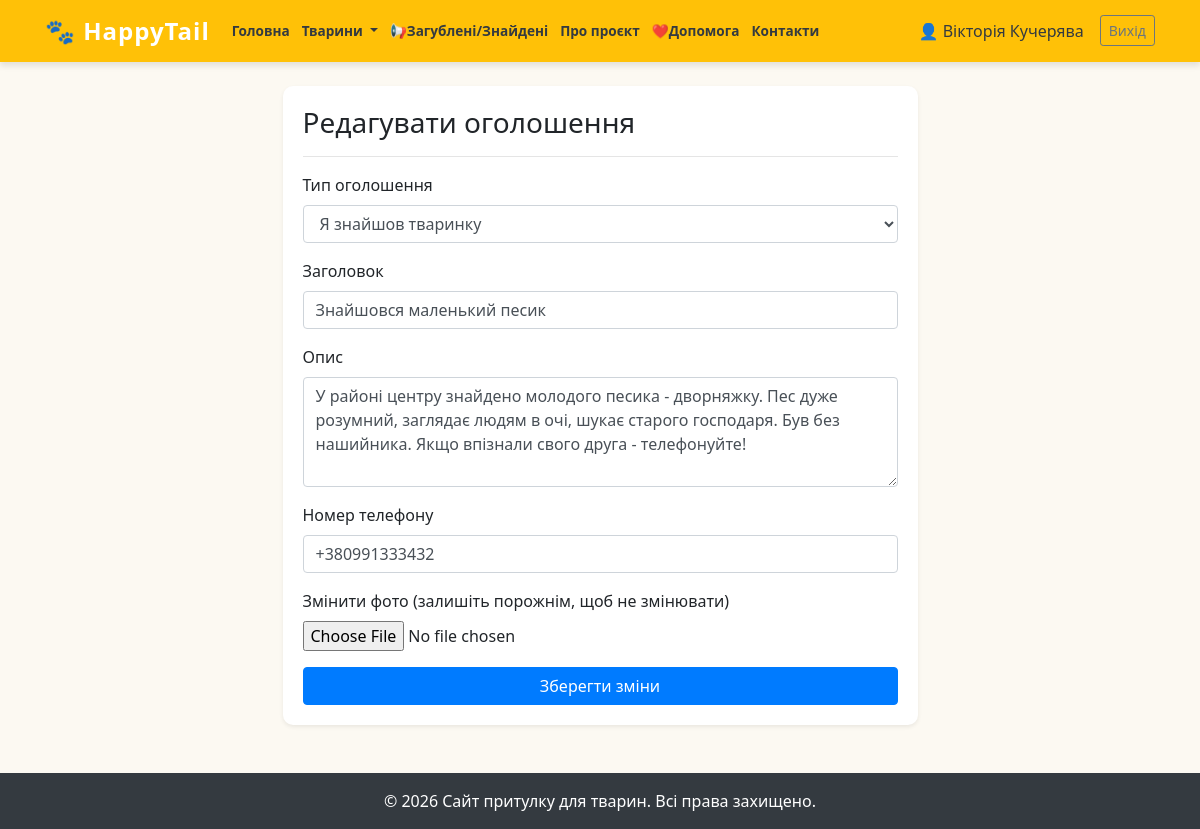
Page /edit-announcement.php?id=3 (signed in) on the committed database.
### tables this page shows
CREATE TABLE `menu` (
  `id` int(11) NOT NULL,
  `title` varchar(100) NOT NULL,
  `url` varchar(255) NOT NULL,
  `parent_id` int(11) DEFAULT 0
);

CREATE TABLE `announcements` (
  `id` int(11) NOT NULL,
  `type` varchar(255) NOT NULL,
  `title` varchar(200) NOT NULL,
  `description` text DEFAULT NULL,
  `image` text DEFAULT NULL,
  `phone` varchar(20) DEFAULT NULL,
  `user_id` int(11) DEFAULT NULL,
  `created_at` datetime DEFAULT current_timestamp()
);

### include/functions.php (called while the page is built, shortened)
<?php
function get_menu() {
    global $conn;
    $sql = "SELECT * FROM menu ORDER BY id ASC";
    $result = mysqli_query($conn, $sql);
    return mysqli_fetch_all($result, MYSQLI_ASSOC);
}
function is_admin() {
    return isset($_SESSION['login']) && $_SESSION['login'] === 'admin';
}

### edit-announcement.php (the view, shortened to what this page needs)
<?php
require_once 'include/config.php';
require_once 'include/functions.php';
$id = (int)$_GET['id'];
$result = mysqli_query($conn, "SELECT * FROM announcements WHERE id = $id");
$item = mysqli_fetch_assoc($result);
require_once 'include/header.php';
?>
<div class="row justify-content-center">
    <div class="col-md-7">
        <div class="card shadow-sm">
            <div class="card-body">
                <h3>Редагувати оголошення</h3>
                <hr>
                <form action="edit-announcement.php?id=<?= $id ?>" method="post" enctype="multipart/form-data">
                    <div class="form-group">
                        <label>Тип оголошення</label>
                        <select name="type" class="form-control" required>
                            <option value="Я знайшов тваринку" <?= (mb_stripos($item['type'], 'знайшов') !== false || mb_stripos($item['type'], 'Знайд') !== false) ? 'selected' : '' ?>>Я знайшов тваринку</option>
                        </select>
                    </div>
                    <div class="form-group">
                        <label>Заголовок</label>
                        <input type="text" name="title" class="form-control" value="<?= htmlspecialchars($item['title']) ?>" required>
                    </div>
                    <div class="form-group">
                        <label>Опис</label>
                        <textarea name="description" class="form-control" rows="4"><?= htmlspecialchars($item['description']) ?></textarea>
                    </div>
                    <div class="form-group">
                        <label>Номер телефону</label>
                        <input type="text" name="phone" class="form-control" value="<?= htmlspecialchars($item['phone']) ?>" required>
                    </div>
                    <div class="form-group">
                        <label>Змінити фото (залишіть порожнім, щоб не змінювати)</label>
                        <input type="file" name="image" class="form-control-file">
                    </div>
                    <button type="submit" class="btn btn-primary w-100">Зберегти зміни</button>
                </form>
            </div>
        </div>
    </div>
</div>
<?php require_once 'include/footer.php'; ?>

### include/header.php (shortened to what this page needs)
<?php $base_path = $base_path ?? ''; ?>
<!DOCTYPE html>
<html lang="uk">
<head>
    <link rel="stylesheet" href="https://cdn.jsdelivr.net/npm/bootstrap@4.6.2/dist/css/bootstrap.min.css">
    <link rel="stylesheet" href="<?= $base_path ?>css/main.css?v=1.1">
</head>
<body>
<nav class="navbar navbar-expand-lg navbar-dark bg-warning">
    <div class="container">
        <a class="navbar-brand font-weight-bold" href="<?= $base_path ?>index.php">🐾 HappyTail</a>
        <div class="collapse navbar-collapse" id="navbarNav">
            <ul class="navbar-nav mr-auto">
                <?php
                $all_menu = get_menu();
                $top_menu = array_filter($all_menu, function($m) { return ($m['parent_id'] ?? 0) == 0; });
                foreach ($top_menu as $menu_item):
                    $sub_menu = array_filter($all_menu, function($m) use ($menu_item) { return ($m['parent_id'] ?? 0) == $menu_item['id']; });
                    $has_sub = !empty($sub_menu);
                    if ($has_sub): ?>
                        <li class="nav-item dropdown">
                            <a class="nav-link dropdown-toggle text-dark font-weight-bold" href="#" id="nav-<?= $menu_item['id'] ?>" role="button" data-toggle="dropdown">
                                <?= htmlspecialchars($menu_item['title']) ?>
                            </a>
                        </li>
                    <?php else: ?>
                        <li class="nav-item">
                            <a class="nav-link text-dark font-weight-bold" href="<?= $base_path ?><?= htmlspecialchars($menu_item['url']) ?>">
                                <?= htmlspecialchars($menu_item['title']) ?>
                            </a>
                        </li>
                    <?php endif;
                endforeach; ?>
            </ul>
            <ul class="navbar-nav">
                <?php if (is_admin()): ?>
                    <li class="nav-item mr-2">
                        <a class="btn btn-dark btn-sm mt-1" href="<?= $base_path ?>admin/index.php">Адмінка</a>
                    </li>
                    <li class="nav-item">
                        <a class="btn btn-outline-danger btn-sm mt-1" href="<?= $base_path ?>admin/logout.php">Вихід</a>
                    </li>
                <?php elseif (isset($_SESSION['user_id'])): ?>
                    <li class="nav-item">
                        <span class="navbar-text mr-3 text-dark">👤 <?= htmlspecialchars($_SESSION['user_name']) ?></span>
                    </li>
                    <li class="nav-item">
                        <a class="btn btn-outline-secondary btn-sm mt-1" href="<?= $base_path ?>admin/logout.php">Вихід</a>
                    </li>
                <?php else: ?>
                    <li class="nav-item">
                        <a class="btn btn-outline-dark btn-sm mt-1" href="<?= $base_path ?>login/index.php">Увійти</a>
                    </li>
                <?php endif; ?>
            </ul>
        </div>
    </div>
</nav>
<div class="container mt-4 mb-5">

### css/main.css (style rules this page uses)
html { overflow-y: scroll !important; }
body { display: flex; flex-direction: column; min-height: 100vh; background-color: #fcf9f2; font-family: 'Segoe UI', Tahoma, Geneva, Verdana, sans-serif; }
.navbar { box-shadow: 0 4px 6px rgba(0,0,0,0.1); }
.navbar-brand { font-size: 1.5rem; letter-spacing: 1px; }
.card { border: none; border-radius: 10px; transition: transform 0.3s ease, box-shadow 0.3s ease; }
.navbar-nav .nav-link { white-space: nowrap !important; }
@media (min-width: 992px) and (max-width: 1200px) { .navbar-expand-lg .navbar-nav .nav-link { padding-left: 6px !important; padding-right: 6px !important; font-size: 0.85rem !important; } }

### rows in the picture
menu: title "Головна"
menu: title "Тварини"
menu: title "📢Загублені/Знайдені"
menu: title "Про проєкт"
menu: title "❤️Допомога"
menu: title "Контакти"
announcements: type "Я знайшов тваринку", title "Знайшовся маленький песик", description "У районі центру знайдено молодого песика - дворняжку. Пес дуже розумний, заглядає людям в очі, шукає старого господаря. Був без нашийника. Якщо впізнали свого друга - телефонуйте!", phone "+380991333432"

### other values in the picture
$_SESSION['user_name'] "Вікторія Кучерява"
